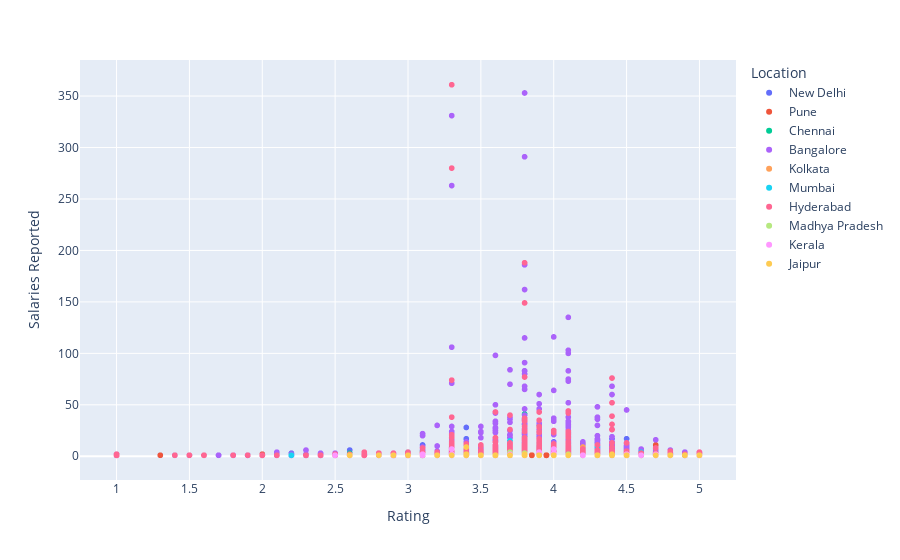

Write notebook code for a chart like this one.
### Code cell
#Plotting Scatter Plot on Company Ratings vs Salaries Reported vs Location

fig = px.scatter(df, x ="Rating", y = "Salaries Reported", color = "Location")
fig.show()

### Figure 1 — Plotly figure (JSON) as saved in the notebook; plotly's stock layout.template omitted (floating-point values rounded to 4 significant figures; data arrays with more than 128 entries replaced by an {"elided": "..."} marker saying what was removed)
{"data": [{"hovertemplate": "Location=New Delhi<br>Rating=%{x}<br>Salaries Reported=%{y}<extra></extra>", "legendgroup": "New Delhi", "marker": {"color": "#636efa", "symbol": "circle"}, "mode": "markers", "name": "New Delhi", "showlegend": true, "type": "scattergl", "x": {"elided": "4176 float values"}, "xaxis": "x", "y": {"elided": "4176 int values"}, "yaxis": "y"}, {"hovertemplate": "Location=Pune<br>Rating=%{x}<br>Salaries Reported=%{y}<extra></extra>", "legendgroup": "Pune", "marker": {"color": "#EF553B", "symbol": "circle"}, "mode": "markers", "name": "Pune", "showlegend": true, "type": "scattergl", "x": {"elided": "2134 float values"}, "xaxis": "x", "y": {"elided": "2134 int values"}, "yaxis": "y"}, {"hovertemplate": "Location=Chennai<br>Rating=%{x}<br>Salaries Reported=%{y}<extra></extra>", "legendgroup": "Chennai", "marker": {"color": "#00cc96", "symbol": "circle"}, "mode": "markers", "name": "Chennai", "showlegend": true, "type": "scattergl", "x": {"elided": "2458 float values"}, "xaxis": "x", "y": {"elided": "2458 int values"}, "yaxis": "y"}, {"hovertemplate": "Location=Bangalore<br>Rating=%{x}<br>Salaries Reported=%{y}<extra></extra>", "legendgroup": "Bangalore", "marker": {"color": "#ab63fa", "symbol": "circle"}, "mode": "markers", "name": "Bangalore", "showlegend": true, "type": "scattergl", "x": {"elided": "8264 float values"}, "xaxis": "x", "y": {"elided": "8264 int values"}, "yaxis": "y"}, {"hovertemplate": "Location=Kolkata<br>Rating=%{x}<br>Salaries Reported=%{y}<extra></extra>", "legendgroup": "Kolkata", "marker": {"color": "#FFA15A", "symbol": "circle"}, "mode": "markers", "name": "Kolkata", "showlegend": true, "type": "scattergl", "x": {"elided": "178 float values"}, "xaxis": "x", "y": {"elided": "178 int values"}, "yaxis": "y"}, {"hovertemplate": "Location=Mumbai<br>Rating=%{x}<br>Salaries Reported=%{y}<extra></extra>", "legendgroup": "Mumbai", "marker": {"color": "#19d3f3", "symbol": "circle"}, "mode": "markers", "name": "Mumbai", "showlegend": true, "type": "scattergl", "x": {"elided": "749 float values"}, "xaxis": "x", "y": {"elided": "749 int values"}, "yaxis": "y"}, {"hovertemplate": "Location=Hyderabad<br>Rating=%{x}<br>Salaries Reported=%{y}<extra></extra>", "legendgroup": "Hyderabad", "marker": {"color": "#FF6692", "symbol": "circle"}, "mode": "markers", "name": "Hyderabad", "showlegend": true, "type": "scattergl", "x": {"elided": "4467 float values"}, "xaxis": "x", "y": {"elided": "4467 int values"}, "yaxis": "y"}, {"hovertemplate": "Location=Madhya Pradesh<br>Rating=%{x}<br>Salaries Reported=%{y}<extra></extra>", "legendgroup": "Madhya Pradesh", "marker": {"color": "#B6E880", "symbol": "circle"}, "mode": "markers", "name": "Madhya Pradesh", "showlegend": true, "type": "scattergl", "x": {"elided": "155 float values"}, "xaxis": "x", "y": {"elided": "155 int values"}, "yaxis": "y"}, {"hovertemplate": "Location=Kerala<br>Rating=%{x}<br>Salaries Reported=%{y}<extra></extra>", "legendgroup": "Kerala", "marker": {"color": "#FF97FF", "symbol": "circle"}, "mode": "markers", "name": "Kerala", "showlegend": true, "type": "scattergl", "x": [3.9, 4, 3.3, 3.2, 3.9, 4.6, 3.9, 3.3, 4.5, 4, 3.3, 4, 3.8, 4, 4, 4.4, 3.1, 4.4, 4.2, 4.7, 4.1, 3.9, 2.9, 3.9, 4.7, 3.8, 3.3, 3.9, 3.7, 3.5, 3.9, 4.1, 4.7, 4.8, 4.1, 3.9, 3.2, 3.2, 3.5, 4.2, 3.5, 3.9, 3.4, 4.8, 3.8, 3.7, 4, 3.1, 4.3, 4.5, 4.2, 4, 4, 3.3, 3.9, 3.9, 2.6, 3.8, 3.8, 3.7, 3.3, 4, 3.9, 3.3, 3.9, 3.3, 3.9, 3.3, 3.9, 4, 3.3, 3.8, 4.8, 4.1, 4, 4.4, 3.9, 3.9, 4.3, 4.5, 2.8, 3.1, 3.5, 3.7, 4.8, 2.5, 3.8, 2.9, 5, 4.1, 4.1, 2.9, 3.9, 4, 4.2, 3, 4.2, 4.1, 4.6, 4.4, 5, 3.8, 3.7, 3.9, 4.1, 3.9, 4.8, 5], "xaxis": "x", "y": [1, 1, 1, 1, 1, 1, 1, 1, 2, 1, 1, 1, 1, 1, 1, 1, 2, 1, 1, 1, 1, 1, 1, 1, 2, 1, 1, 1, 1, 1, 1, 1, 1, 1, 1, 1, 1, 1, 1, 1, 1, 1, 1, 1, 1, 1, 1, 1, 1, 1, 1, 1, 1, 1, 1, 1, 1, 1, 1, 1, 1, 7, 1, 2, 1, 7, 1, 1, 1, 1, 2, 2, 1, 1, 1, 1, 1, 1, 1, 1, 1, 2, 1, 1, 1, 1, 1, 1, 1, 1, 1, 1, 4, 3, 1, 1, 1, 1, 1, 1, 1, 1, 2, 1, 1, 1, 1, 1], "yaxis": "y"}, {"hovertemplate": "Location=Jaipur<br>Rating=%{x}<br>Salaries Reported=%{y}<extra></extra>", "legendgroup": "Jaipur", "marker": {"color": "#FECB52", "symbol": "circle"}, "mode": "markers", "name": "Jaipur", "showlegend": true, "type": "scattergl", "x": [3.9, 3.8, 3.5, 4.5, 4.3, 3.5, 5, 3.9, 4.1, 4.1, 4.7, 4.5, 4, 4.4, 4, 3.2, 4.3, 4.4, 4.4, 4.1, 4.1, 2.6, 3.9, 3.4, 4.1, 3.7, 4, 4, 4.1, 4.8, 4, 4, 3.8, 4.1, 3.8, 3.9, 4.5, 3.7, 3.5, 3, 3.3, 3.4, 4, 4.4, 3.8, 4, 3.8, 4, 5, 3.8, 4.1, 3.7, 4.4, 3.6, 4, 4.9, 3.4, 3.9, 4.4, 4.8, 3.9, 2.8, 2.6, 4.1, 4.1, 2.9, 4.3, 3.6, 3.8, 4.8, 3.4, 4.4, 4.1, 4, 3.2, 3.4, 3.8, 4, 4.4, 3.7, 3.6], "xaxis": "x", "y": [1, 1, 1, 1, 1, 1, 1, 1, 1, 1, 1, 1, 1, 1, 1, 1, 1, 2, 1, 1, 1, 1, 1, 1, 1, 1, 1, 1, 1, 1, 1, 1, 1, 1, 1, 1, 1, 1, 1, 1, 1, 1, 1, 1, 2, 1, 1, 1, 1, 1, 1, 1, 1, 1, 1, 1, 9, 1, 1, 1, 1, 1, 1, 1, 1, 1, 1, 1, 1, 1, 2, 1, 1, 1, 1, 2, 1, 1, 1, 1, 1], "yaxis": "y"}], "layout": {"legend": {"title": {"text": "Location"}, "tracegroupgap": 0}, "margin": {"t": 60}, "xaxis": {"anchor": "y", "domain": [0, 1], "title": {"text": "Rating"}}, "yaxis": {"anchor": "x", "domain": [0, 1], "title": {"text": "Salaries Reported"}}}}
